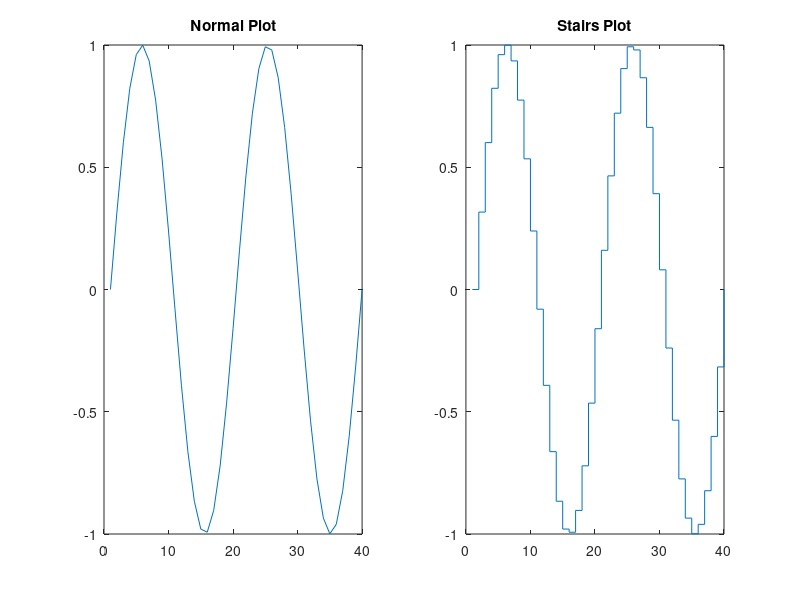

MATLAB code to generate this figure:

% Plotting in MATLAB

%% plot

% figure
% x = linspace(0,2*pi,100);
% y1 = sin(x);
% plot(x,y1)
% hold on
% y2 = cos(x);
% plot(x,y2)
% hold off
% grid on
% legend('y1= sin(x)','y2= cos(x)');
% gtext('y1')
% gtext('y2')

%% subplot

% x = 0:0.1:2*pi
% subplot(2,1,1)
% plot3(x,sin(x),cos(x))
% title("Sin(x)")
% xlabel('x')
% ylabel('sin(x)')
% 
% subplot(2,1,2)
% plot(x,cos(x))
% xlabel('x')
% ylabel('cos(x)')
% title('cos(x)')

%% stairstep

X = linspace(0,4*pi,40)
Y = sin(X)

figure

subplot(1,2,1);
plot(Y);
title('Normal Plot');
subplot(1,2,2);
stairs(Y);
title('Stairs Plot');
